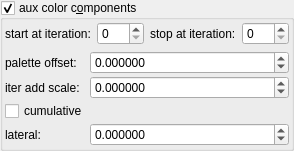
    <widget class="MyGroupBox" name="groupCheck_fold_color_aux_color_enabled_false">
     <property name="title">
      <string>aux color c&amp;omponents</string>
     </property>
     <property name="checkable">
      <bool>true</bool>
     </property>
     <layout class="QVBoxLayout" name="verticalLayout_11">
      <property name="leftMargin">
       <number>2</number>
      </property>
      <property name="topMargin">
       <number>2</number>
      </property>
      <property name="rightMargin">
       <number>2</number>
      </property>
      <property name="bottomMargin">
       <number>2</number>
      </property>
      <item>
       <layout class="QHBoxLayout" name="horizontalLayout_21" stretch="0,1,0,1">
        <item>
         <widget class="QLabel" name="label_102">
          <property name="text">
           <string>start at iteration:</string>
          </property>
         </widget>
        </item>
        <item>
         <widget class="MySpinBox" name="spinboxInt_fold_color_start_iterations_A">
          <property name="sizePolicy">
           <sizepolicy hsizetype="Minimum" vsizetype="Maximum">
            <horstretch>0</horstretch>
            <verstretch>0</verstretch>
           </sizepolicy>
          </property>
          <property name="minimum">
           <number>0</number>
          </property>
          <property name="maximum">
           <number>999</number>
          </property>
          <property name="value">
           <number>0</number>
          </property>
         </widget>
        </item>
        <item>
         <widget class="QLabel" name="label_74">
          <property name="text">
           <string>stop at iteration:</string>
          </property>
         </widget>
        </item>
        <item>
         <widget class="MySpinBox" name="spinboxInt_fold_color_stop_iterations_A">
          <property name="sizePolicy">
           <sizepolicy hsizetype="Preferred" vsizetype="Maximum">
            <horstretch>0</horstretch>
            <verstretch>0</verstretch>
           </sizepolicy>
          </property>
          <property name="maximum">
           <number>999</number>
          </property>
         </widget>
        </item>
       </layout>
      </item>
      <item>
       <layout class="QGridLayout" name="gridLayout_25" columnstretch="0,1">
        <property name="spacing">
         <number>2</number>
        </property>
        <item row="2" column="0">
         <widget class="MyCheckBox" name="checkBox_fold_color_aux_color_enabledB_false">
          <property name="text">
           <string notr="true">cumulative</string>
          </property>
         </widget>
        </item>
        <item row="1" column="1">
         <widget class="MyDoubleSpinBox" name="spinbox_fold_color_difs0">
          <property name="sizePolicy">
           <sizepolicy hsizetype="Minimum" vsizetype="Maximum">
            <horstretch>0</horstretch>
            <verstretch>0</verstretch>
           </sizepolicy>
          </property>
          <property name="prefix">
           <string/>
          </property>
          <property name="suffix">
           <string/>
          </property>
          <property name="decimals">
           <number>6</number>
          </property>
          <property name="minimum">
           <double>-100.000000000000000</double>
          </property>
          <property name="maximum">
           <double>100.000000000000000</double>
          </property>
          <property name="singleStep">
           <double>0.100000000000000</double>
          </property>
         </widget>
        </item>
        <item row="0" column="1">
         <widget class="MyDoubleSpinBox" name="spinbox4_fold_color_difs_0000_x">
          <property name="sizePolicy">
           <sizepolicy hsizetype="Minimum" vsizetype="Maximum">
            <horstretch>0</horstretch>
            <verstretch>0</verstretch>
           </sizepolicy>
          </property>
          <property name="prefix">
           <string/>
          </property>
          <property name="suffix">
           <string/>
          </property>
          <property name="decimals">
           <number>6</number>
          </property>
          <property name="minimum">
           <double>-99.998999999999995</double>
          </property>
          <property name="maximum">
           <double>99.998999999999995</double>
          </property>
          <property name="singleStep">
           <double>0.100000000000000</double>
          </property>
         </widget>
        </item>
        <item row="0" column="0">
         <widget class="QLabel" name="label_17">
          <property name="text">
           <string>palette offset:</string>
          </property>
         </widget>
        </item>
        <item row="1" column="0">
         <widget class="QLabel" name="label_18">
          <property name="text">
           <string>iter add scale:</string>
          </property>
         </widget>
        </item>
        <item row="3" column="0">
         <widget class="QLabel" name="label_19">
          <property name="text">
           <string>lateral:</string>
          </property>
         </widget>
        </item>
        <item row="3" column="1">
         <widget class="MyDoubleSpinBox" name="spinbox4_fold_color_difs_0000_y">
          <property name="sizePolicy">
           <sizepolicy hsizetype="Minimum" vsizetype="Maximum">
            <horstretch>0</horstretch>
            <verstretch>0</verstretch>
           </sizepolicy>
          </property>
          <property name="prefix">
           <string/>
          </property>
          <property name="suffix">
           <string/>
          </property>
          <property name="decimals">
           <number>6</number>
          </property>
          <property name="minimum">
           <double>-99.998999999999995</double>
          </property>
          <property name="maximum">
           <double>99.998999999999995</double>
          </property>
          <property name="singleStep">
           <double>0.100000000000000</double>
          </property>
         </widget>
        </item>
       </layout>
      </item>
     </layout>
    </widget>
